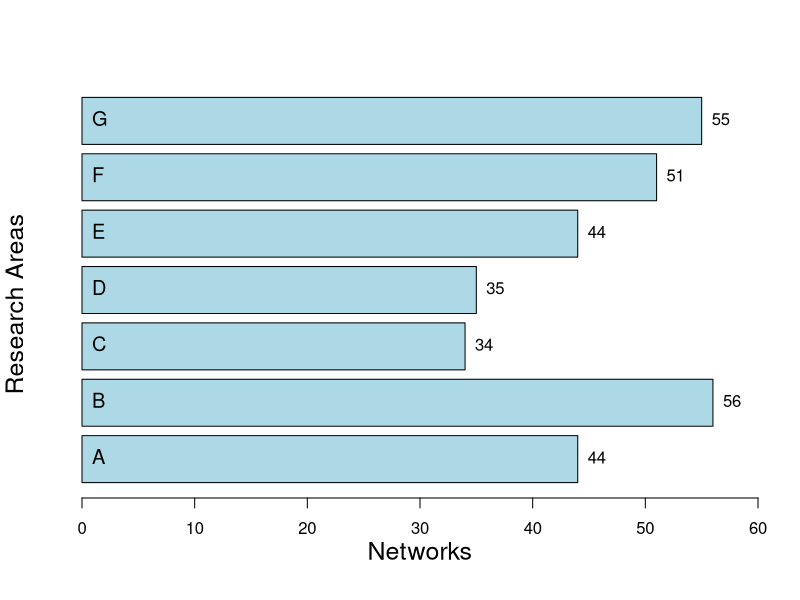

Write R code to recreate this figure.
# example of menu plot

testmenu<-function(x=NULL,method=c('none','character','numeric')){
  if(!is.null(x)) method <- class(x)[1]
  
  method<-method[1]
  
  if(method=='none') 
    
    method<-menu(c('character','numeric'),title = 
      "\nMake a plot selection (or 0 to exit):\n")
  
  
  switch(method,
         invisible(return(x)),
         character = {
           print('you chose character')
         },
         numeric = {
           print('you chose numeric')
         }
  )    
  
  
}

#
# barplot 
#

x <- c(44,56,34,35,44,51,55)
nams <- LETTERS[1:7]
bp <- barplot(x,horiz=T,col="light blue",xlim=c(0,60))
text(30,-1.25,xpd=NA,"Networks",cex=1.5) # x title
text(-6,4,xpd=NA,"Research Areas",cex=1.5,srt=90) # y title
text(x,bp,x,pos=4) # place numbers to right of bars
text(0,bp,nams,cex=1.2,pos=4) # label bars right on the bars themselves 
